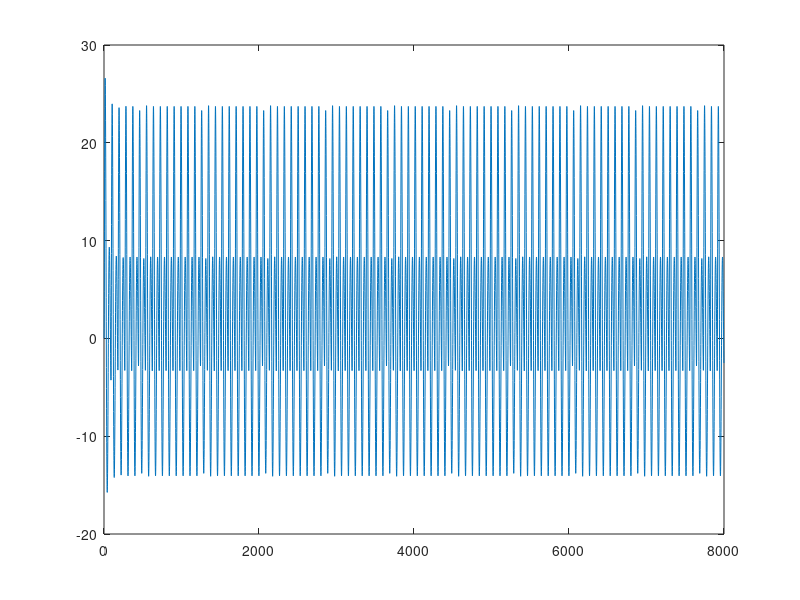

Source code (MATLAB):
format longg;
format compact;
clc;	% Clear command window.
workspace;	
close all;
fs = 16e3;
b1 = 100 ;
f1 = 300;
f0 = 180;
T = 1/fs;
r =exp(-pi*b1*T);
theta = 2*pi*f1*T;
%%%% triangular pulse
triang = bartlett(9);
n = fs/f0;
imp=zeros(1,8000);
for i= 1:n:8000
    imp(uint16(i):uint16(i)+8)= triang;
end

y(1)=imp(1);
y(2)=(r*exp(1i*theta)+r*exp(-1i*theta))*y(1)+imp(2);

for k=3:8000
   y(k)=-r*r*y(k-2)+(r*exp(1i*theta)+r*exp(-1i*theta))*y(k-1)+imp(k);
end
%audiowrite('3c.wav',y,fs);
x = 0 : length(y)-1;
plot(x,y);